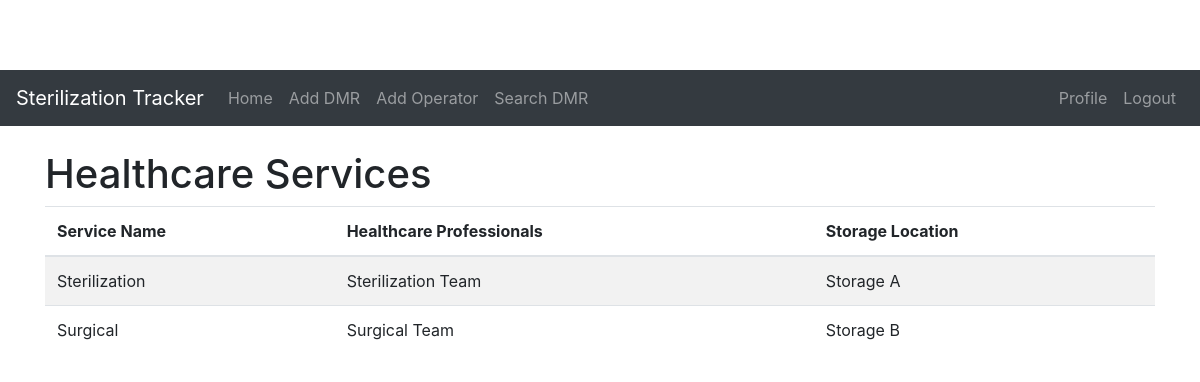
Page /list_services (signed in) on the committed database.
### models.py (models this page shows, shortened)
class ServiceHealthcare(Base):
    __tablename__ = 'service_healthcare'
    id = Column(Integer, primary_key=True)
    service_name = Column(String, nullable=False)
    healthcare_professionals = Column(String)
    storage_location = Column(String)
    dmrs = relationship("DMR", back_populates="service")
    utilizations = relationship("Utilization", back_populates="service")

### app.py (the view)
@app.route('/list_services', methods=['GET'])
@login_required_with_error
def list_services():
    services = session.query(ServiceHealthcare).all()
    return render_template('service_list.html', services=services)

### app.py (called while the page is built)
@login_manager.user_loader
def load_user(user_id):
    operator = session.query(Operator).filter(Operator.id == int(user_id)).first()
    if operator:
        return User(operator.id, operator.username, operator.password, operator.first_name, operator.last_name)
    else:
        return None

def login_required_with_error(func):
    @functools.wraps(func)
    def decorated_view(*args, **kwargs):
        if not current_user.is_authenticated:
            flash("You need to log in first!", 'error')
            return redirect(url_for('login'))
        return func(*args, **kwargs)
    return decorated_view

### templates/service_list.html
{% extends 'base.html' %}
{% block content %}
    <h1>Healthcare Services</h1>
    <table class="table table-striped">
        <thead>
            <tr>
                <th>Service Name</th>
                <th>Healthcare Professionals</th>
                <th>Storage Location</th>
            </tr>
        </thead>
        <tbody>
            {% for service in services %}
            <tr>
                <td>{{ service.service_name }}</td>
                <td>{{ service.healthcare_professionals }}</td>
                <td>{{ service.storage_location }}</td>
            </tr>
            {% endfor %}
        </tbody>
    </table>
{% endblock %}

### static/style.css (style rules this page uses)
body { padding-top: 70px; }

### rows in the picture
ServiceHealthcare: service_name "Sterilization", healthcare_professionals "Sterilization Team", storage_location "Storage A"
ServiceHealthcare: service_name "Surgical", healthcare_professionals "Surgical Team", storage_location "Storage B"
